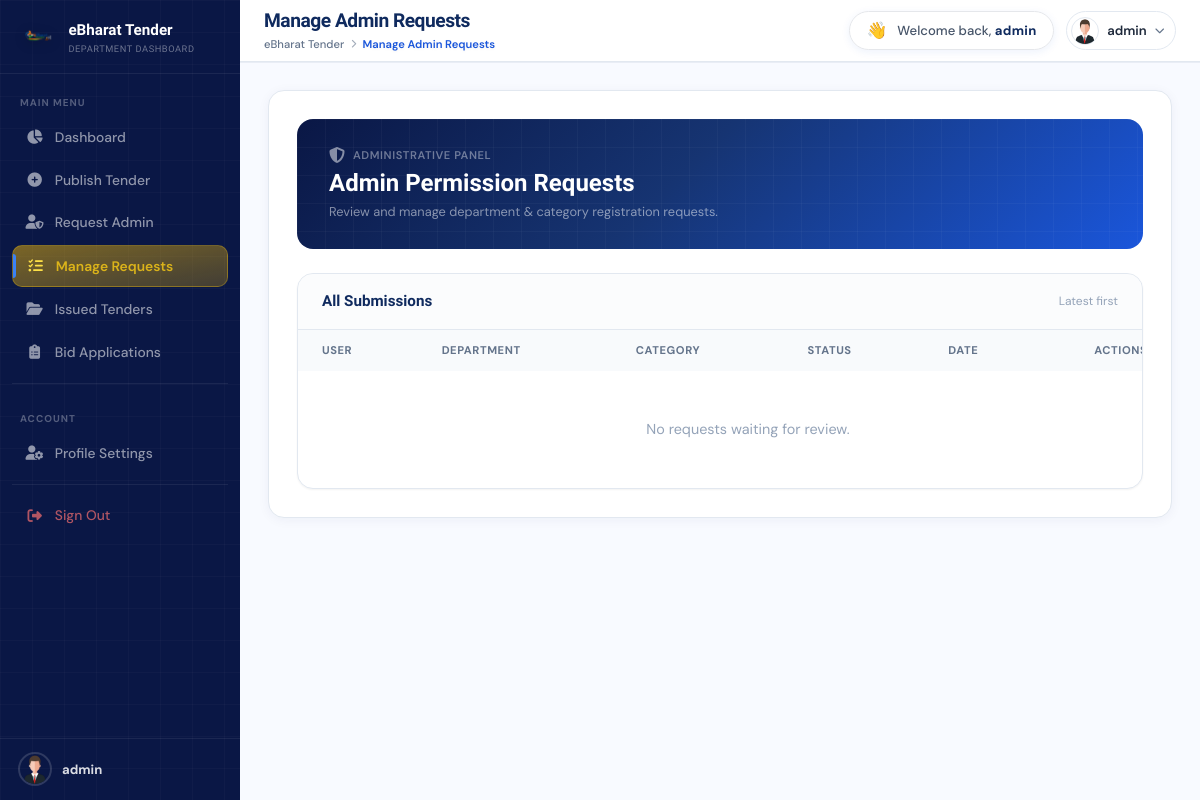
/tenders/admin_requests/ (signed in), run on an earlier commit of the app's database.
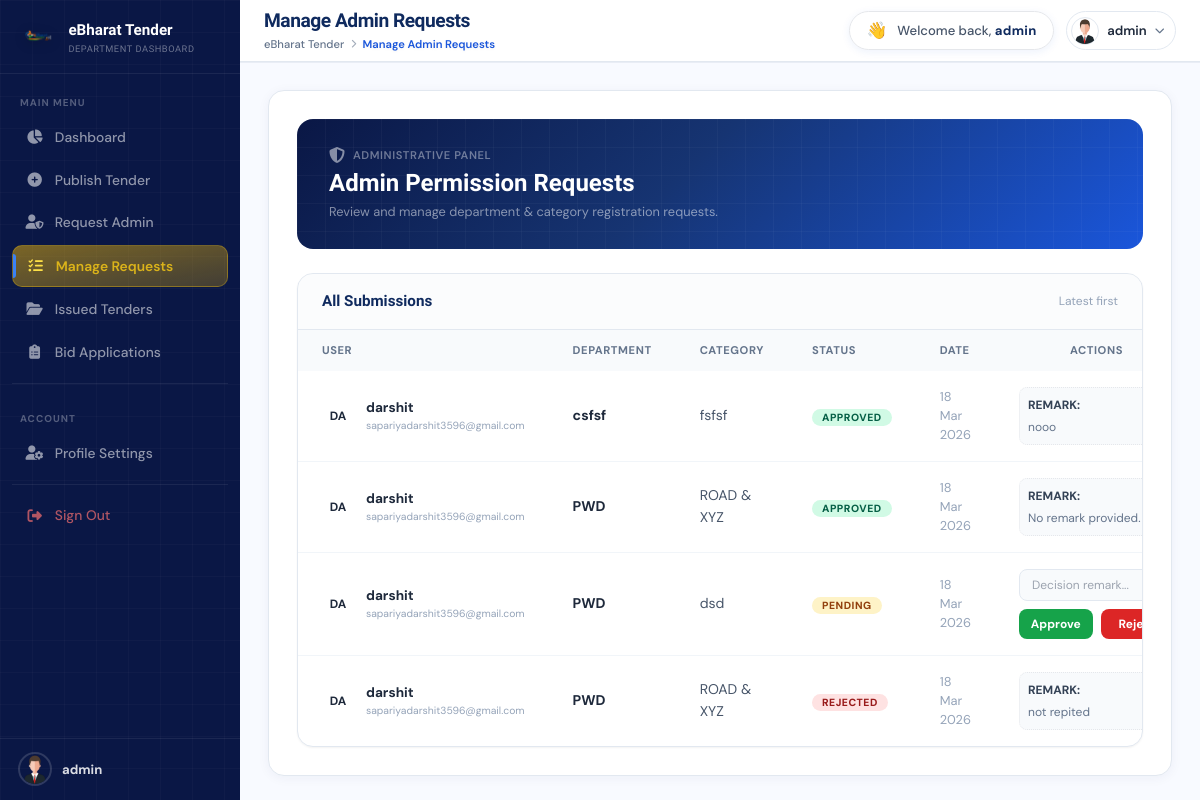
And on a later commit of the database.
### accounts/models.py (models this page shows, shortened)
class AdminRequest(models.Model):
    STATUS_CHOICES = (
        ('pending', 'Pending'),
        ('approved', 'Approved'),
        ('rejected', 'Rejected'),
    )
    user = models.ForeignKey(User, on_delete=models.CASCADE)
    department_name = models.CharField(max_length=100)
    category_name = models.CharField(max_length=100)
    status = models.CharField(max_length=20, choices=STATUS_CHOICES, default='pending')
    admin_remark = models.TextField(blank=True, null=True)
    created_at = models.DateTimeField(auto_now_add=True)

### tenders/views.py (the view, shortened to what this page needs)
# urls.py: path("admin_requests/", views.admin_view_requests, name="admin_view_requests"),
@login_required
def admin_view_requests(request):
    if not request.user.is_superuser:
        messages.error(request, "Access denied.")
        return redirect("tenders:dashboard")
    all_requests = AdminRequest.objects.all().order_by("-created_at")
    return render(request, 'admin_requests_list.html', {
        'page_title': 'Manage Admin Requests',
        'all_requests': all_requests
    })

### accounts/context_processors.py (called while the page is built)
def notifications(request):
    if request.user.is_authenticated:
        user_notifications = Notification.objects.filter(user=request.user).order_by('-created_at')
        unread_count = user_notifications.filter(is_read=False).count()
        return {
            'notifications': user_notifications,
            'unread_count': unread_count,
        }
    return {
        'notifications': [],
        'unread_count': 0,
    }

### tenders/templates/admin_requests_list.html (shortened to what the changed rows need)
{% extends 'base1.html' %}
{% block content %}
<div class="p-4 sm:p-7 flex flex-col gap-6">
  <div class="arl-header relative rounded-2xl overflow-hidden px-8 py-7"
       style="background: linear-gradient(135deg, #0a1745 0%, #163472 45%, #1a56db 100%);">
    <div class="relative z-[1]">
      <h1 class="font-sora text-[1.5rem] font-extrabold text-white leading-tight">Admin Permission Requests</h1>
    </div>
  </div>
  <div class="bg-white border border-slate-200 rounded-2xl overflow-hidden shadow-sm">
    <div class="overflow-x-auto">
      <table class="w-full text-left border-collapse min-w-[900px]">
        <thead class="bg-slate-50">
          <tr>
            <th class="px-6 py-3 text-[0.7rem] font-bold uppercase tracking-wider text-slate-500">User</th>
            <th class="px-6 py-3 text-[0.7rem] font-bold uppercase tracking-wider text-slate-500">Department</th>
            <th class="px-6 py-3 text-[0.7rem] font-bold uppercase tracking-wider text-slate-500">Category</th>
            <th class="px-6 py-3 text-[0.7rem] font-bold uppercase tracking-wider text-slate-500">Status</th>
            <th class="px-6 py-3 text-[0.7rem] font-bold uppercase tracking-wider text-slate-500">Date</th>
            <th class="px-6 py-3 text-[0.7rem] font-bold uppercase tracking-wider text-slate-500 text-center">Actions</th>
          </tr>
        </thead>
        <tbody class="divide-y divide-slate-100">
          {% for req in all_requests %}
          <tr class="hover:bg-slate-50/50 group">
            <td class="px-6 py-4">
              <div class="flex items-center gap-3">
                <div class="w-8 h-8 rounded-full bg-blue-100 flex items-center justify-center text-blue-600 font-bold text-[0.75rem]">
                  {{ req.user.username|slice:":2"|upper }}
                </div>
                <div>
                  <p class="font-bold text-slate-800 text-[0.85rem]">{{ req.user.username }}</p>
                  <p class="text-[0.65rem] text-slate-400">{{ req.user.email }}</p>
                </div>
              </div>
            </td>
            <td class="px-6 py-4 font-bold text-slate-800 text-[0.88rem]">{{ req.department_name }}</td>
            <td class="px-6 py-4 text-slate-600 text-[0.88rem]">{{ req.category_name }}</td>
            <td class="px-6 py-4">
              <span class="px-2.5 py-0.5 rounded-full text-[0.65rem] font-extrabold uppercase tracking-wider
                           status-{{ req.status }}">
                {{ req.status }}
              </span>
            </td>
            <td class="px-6 py-4 text-slate-400 text-[0.8rem]">{{ req.created_at|date:"d M Y" }}</td>
            <td class="px-6 py-4" style="width: 320px;">
              {% if req.status == 'pending' %}
              <form method="POST" class="flex flex-col gap-2">
                <textarea name="remark" placeholder="Decision remark..." rows="1"
                        class="w-full px-3 py-1.5 border border-slate-200 rounded-lg bg-slate-50 text-[0.75rem] focus:bg-white outline-none"></textarea>
                <div class="flex gap-2">
                  <button type="submit" name="action" value="approve"
                          class="flex-1 py-1.5 bg-green-600 text-white text-[0.75rem] font-bold rounded-lg hover:bg-green-700 transition-all">
                    Approve
                  </button>
                  <button type="submit" name="action" value="reject"
                          class="flex-1 py-1.5 bg-red-600 text-white text-[0.75rem] font-bold rounded-lg hover:bg-red-700 transition-all">
                    Reject
                  </button>
                </div>
              </form>
              {% else %}
                <div class="text-[0.75rem] text-slate-500 bg-slate-50 p-2 rounded-lg border border-dotted">
                  <strong class="text-slate-700 uppercase block mb-1">Remark:</strong>
                  {{ req.admin_remark|default:"No remark provided." }}
                </div>
              {% endif %}
            </td>
          </tr>
          {% empty %}
          <tr>
            <td colspan="6" class="px-6 py-12 text-center text-slate-400 text-[0.9rem]">
              No requests waiting for review.
            </td>
          </tr>
          {% endfor %}
        </tbody>
      </table>
    </div>
  </div>
</div>
{% endblock %}

What changed in the data, as far as the page shows it:
added AdminRequest: user.username "DA", user.username "darshit", user.email "sapariyadarshit3596@gmail.com", department_name "csfsf", category_name "fsfsf", status "APPROVED", created_at "18 Mar 2026", admin_remark "nooo"
added AdminRequest: user.username "DA", user.username "darshit", user.email "sapariyadarshit3596@gmail.com", department_name "PWD", category_name "ROAD & XYZ", status "APPROVED", created_at "18 Mar 2026", admin_remark "No remark provided."
added AdminRequest: user.username "DA", user.username "darshit", user.email "sapariyadarshit3596@gmail.com", department_name "PWD", category_name "dsd", status "PENDING", created_at "18 Mar 2026"
added AdminRequest: user.username "DA", user.username "darshit", user.email "sapariyadarshit3596@gmail.com", department_name "PWD", category_name "ROAD & XYZ", status "REJECTED", created_at "18 Mar 2026", admin_remark "not repited"
Also different on the page:
text no longer shown: "No requests waiting for review."
